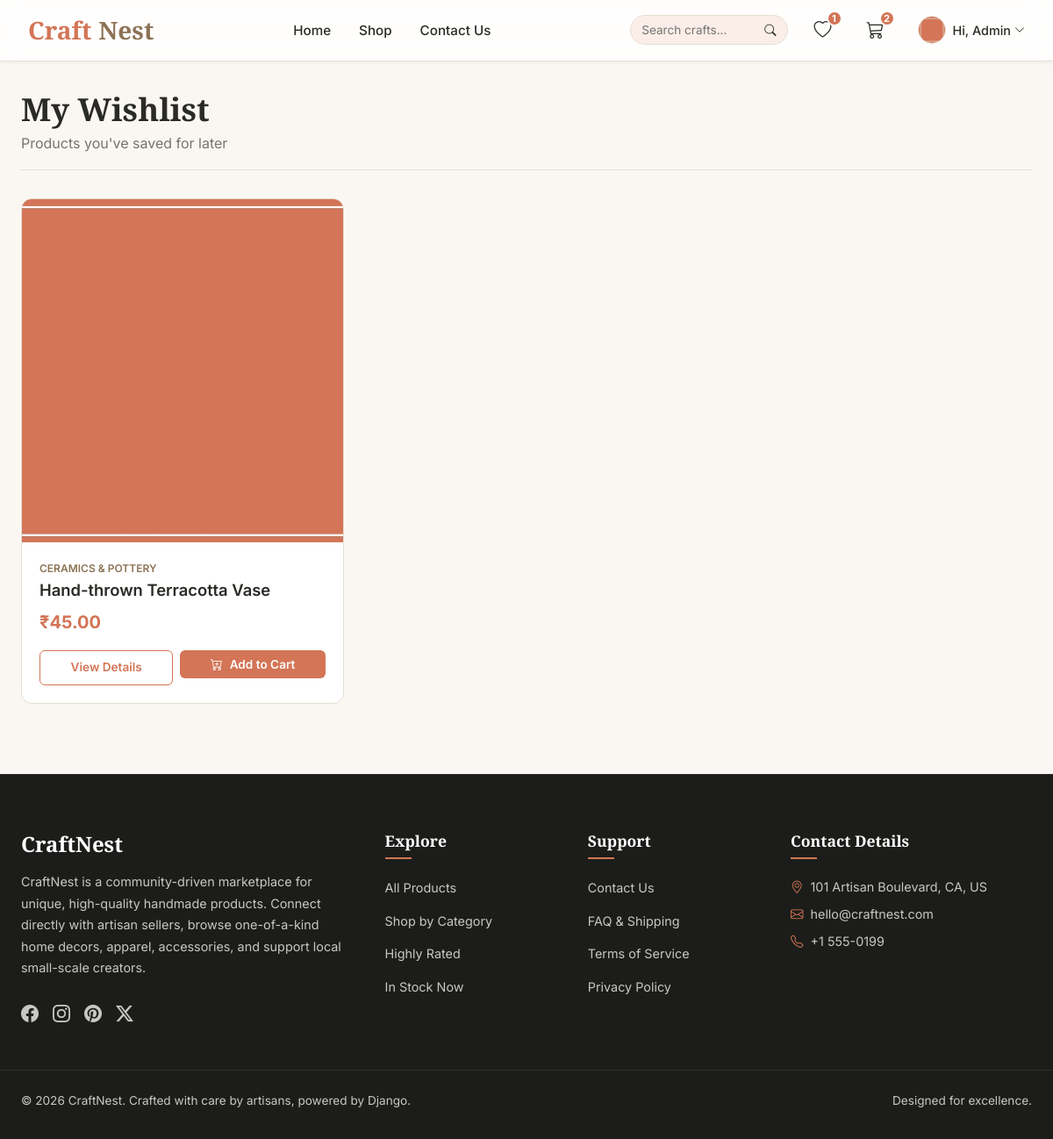
The page /wishlist/ (signed in) on the database its author committed.
### crafts/models.py (models this page shows, shortened)
class User(AbstractUser):
    email = models.EmailField(unique=True)
    profile_image = models.ImageField(upload_to='profile_images/', null=True, blank=True)
    is_seller = models.BooleanField(default=False)

class Wishlist(models.Model):
    user = models.ForeignKey(settings.AUTH_USER_MODEL, on_delete=models.CASCADE, related_name='wishlist_items')
    product = models.ForeignKey(HandmadeProduct, on_delete=models.CASCADE)
    created_at = models.DateTimeField(auto_now_add=True)
    class Meta:
        unique_together = ('user', 'product')

class HandmadeProduct(models.Model):
    user = models.ForeignKey(settings.AUTH_USER_MODEL, on_delete=models.CASCADE, related_name='products')
    category = models.ForeignKey(ProductCategory, on_delete=models.CASCADE, related_name='products')
    product_name = models.CharField(max_length=200)
    description = models.TextField()
    price = models.DecimalField(max_digits=10, decimal_places=2)
    stock = models.IntegerField(default=0)
    material = models.CharField(max_length=100, blank=True, null=True)
    image = models.ImageField(upload_to='product_images/')
    created_at = models.DateTimeField(auto_now_add=True)

class ProductCategory(models.Model):
    category_name = models.CharField(max_length=100, unique=True)
    description = models.TextField(blank=True, null=True)
    image = models.ImageField(upload_to='category_images/', blank=True, null=True)

### crafts/views.py (the view)
# urls.py: path('wishlist/', views.WishlistView.as_view(), name='wishlist'),
class WishlistView(LoginRequiredMixin, CartContextMixin, TemplateView):
    template_name = 'wishlist.html'
    def get_context_data(self, **kwargs):
        context = super().get_context_data(**kwargs)
        context['wishlist_items'] = Wishlist.objects.filter(user=self.request.user)
        return context

### crafts/views.py (called while the page is built)
    def get_context_data(self, **kwargs):
        try:
            context = super().get_context_data(**kwargs)
        except AttributeError:
            context = kwargs
        context['categories_nav'] = ProductCategory.objects.all()
        if hasattr(self, 'request') and self.request and self.request.user.is_authenticated:
            context['cart_count'] = ProductCart.objects.filter(
                user=self.request.user, order_id__isnull=True
            ).count()
            context['wishlist_count'] = Wishlist.objects.filter(
                user=self.request.user
            ).count()
        else:
            context['cart_count'] = 0
            context['wishlist_count'] = 0
        return context

### templates/wishlist.html (shortened to what this page needs)
{% extends 'base.html' %}
{% load static %}
{% block content %}
<div class="container py-4">
    <h1 style="font-size: 2.25rem; margin-bottom: 0.25rem; font-family: var(--font-heading);">My Wishlist</h1>
    <p style="color: var(--text-muted); border-bottom: 1px solid var(--border-color); padding-bottom: 1rem;">Products you've saved for later</p>
    {% if wishlist_items %}
        <div class="wishlist-grid">
            {% for item in wishlist_items %}
                <div class="product-grid-card">
                    <div class="product-img-wrapper">
                        {% if item.product.image %}
                            <img src="{{ item.product.image.url }}" alt="{{ item.product.product_name }}">
                        {% else %}
                            <div style="background-color: #ddd; position: absolute; inset: 0;"></div>
                        {% endif %}
                        <form action="{% url 'wishlist_toggle' item.product.id %}" method="post" style="margin: 0;">
                            <button type="submit" class="wishlist-btn-overlay" style="color: var(--primary-color);" title="Remove from Wishlist">
                            </button>
                        </form>
                    </div>
                    <div class="product-info-wrapper">
                        <span class="product-cat">{{ item.product.category.category_name }}</span>
                        <a href="{% url 'product_detail' item.product.id %}" class="product-title">{{ item.product.product_name }}</a>
                        <span class="product-price">₹{{ item.product.price }}</span>
                        <div class="product-actions">
                            <a href="{% url 'product_detail' item.product.id %}" class="btn btn-secondary btn-sm" style="flex-grow: 1;">View Details</a>
                            {% if item.product.stock > 0 %}
                                <form action="{% url 'cart_add' item.product.id %}" method="post" style="display: inline; margin: 0; flex-grow: 1;">
                                    <button type="submit" class="btn btn-primary btn-sm" style="width: 100%;">
                                        <i class="bi bi-cart-plus"></i> Add to Cart
                                    </button>
                                </form>
                            {% else %}
                                <button class="btn btn-dark btn-sm" style="flex-grow: 1; cursor: not-allowed; opacity: 0.6;" disabled>Out of Stock</button>
                            {% endif %}
                        </div>
                    </div>
                </div>
            {% endfor %}
        </div>
    {% endif %}
</div>
{% endblock %}

### templates/base.html (shortened to what this page needs)
{% load static %}
<!DOCTYPE html>
<html lang="en">
<head>
    <link rel="stylesheet" href="https://cdn.jsdelivr.net/npm/bootstrap-icons@1.11.3/font/bootstrap-icons.min.css">
    <link rel="stylesheet" href="{% static 'css/style.css' %}">
</head>
<body>
    <nav class="navbar">
        <div class="container navbar-container">
            <a href="{% url 'home' %}" class="nav-brand">
                 Craft<span>Nest</span>
            </a>
            <ul class="nav-links">
                <li><a href="{% url 'home' %}" class="{% if request.resolver_match.url_name == 'home' %}active{% endif %}">Home</a></li>
                <li><a href="{% url 'shop' %}" class="{% if request.resolver_match.url_name == 'shop' %}active{% endif %}">Shop</a></li>
                <li><a href="{% url 'contact' %}" class="{% if request.resolver_match.url_name == 'contact' %}active{% endif %}">Contact Us</a></li>
            </ul>
            <div class="nav-actions">
                <form action="{% url 'shop' %}" method="get" style="display: flex; align-items: center; background-color: var(--primary-light); border-radius: var(--radius-full); padding: 0.25rem 0.75rem; border: 1px solid var(--border-color);">
                    <input type="text" name="q" placeholder="Search crafts..." value="{{ q }}" style="border: none; background: transparent; outline: none; font-size: 0.85rem; width: 140px; padding: 0.25rem 0;">
                    <button type="submit" style="background: none; border: none; cursor: pointer; color: var(--text-dark); display: flex; align-items: center;">
                        <i class="bi bi-search"></i>
                    </button>
                </form>
                <a href="{% url 'wishlist' %}" class="nav-action-btn" title="Wishlist" style="z-index: 100; position: relative;">
                    <i class="bi bi-heart"></i>
                    {% if wishlist_count > 0 %}
                        <span class="badge">{{ wishlist_count }}</span>
                    {% endif %}
                </a>
                <a href="{% url 'cart' %}" class="nav-action-btn" title="Shopping Cart" style="z-index: 100; position: relative;">
                    <i class="bi bi-cart3"></i>
                    {% if cart_count > 0 %}
                        <span class="badge">{{ cart_count }}</span>
                    {% endif %}
                </a>
                {% if request.user.is_authenticated %}
                    <div class="user-menu" id="userMenuBtn" onclick="toggleUserDropdown()">
                        {% if request.user.profile_image %}
                            <img src="{{ request.user.profile_image.url }}" alt="{{ request.user.first_name }}" class="avatar">
                        {% else %}
                            <div class="avatar" style="background-color: var(--primary-color); color: white; display: flex; align-items: center; justify-content: center; font-weight: bold; font-size: 0.9rem;">
                                {{ request.user.first_name|slice:":1" }}{{ request.user.last_name|slice:":1" }}
                            </div>
                        {% endif %}
                        <span style="font-size: 0.9rem; font-weight: 500; display: flex; align-items: center; gap: 0.25rem;">
                            Hi, {{ request.user.first_name }}
                            <i class="bi bi-chevron-down" style="font-size: 0.75rem;"></i>
                        </span>
                    </div>
                {% else %}
                    <div style="display: flex; align-items: center; gap: 0.75rem;">
                        <a href="{% url 'login' %}" class="btn btn-secondary btn-sm" style="padding: 0.4rem 1rem;">Log In</a>
                        <a href="{% url 'register' %}" class="btn btn-primary btn-sm" style="padding: 0.4rem 1rem;">Sign Up</a>
                    </div>
                {% endif %}
            </div>
        </div>
    </nav>
    <main>
        {% block content %}{% endblock %}
    </main>
    <footer>
        <div class="container footer-grid">
            <div class="footer-about">
                <h3>CraftNest</h3>
                <p>CraftNest is a community-driven marketplace for unique, high-quality handmade products. Connect directly with artisan sellers, browse one-of-a-kind home decors, apparel, accessories, and support local small-scale creators.</p>
                <div style="display: flex; gap: 1rem; font-size: 1.25rem;">
                    <a href="https://facebook.com" target="_blank" rel="noopener noreferrer" class="footer-social-link" title="Facebook"><i class="bi bi-facebook"></i></a>
                    <a href="https://instagram.com" target="_blank" rel="noopener noreferrer" class="footer-social-link" title="Instagram"><i class="bi bi-instagram"></i></a>
                    <a href="https://pinterest.com" target="_blank" rel="noopener noreferrer" class="footer-social-link" title="Pinterest"><i class="bi bi-pinterest"></i></a>
                    <a href="https://twitter.com" target="_blank" rel="noopener noreferrer" class="footer-social-link" title="Twitter / X"><i class="bi bi-twitter-x"></i></a>
                </div>
            </div>
            <div class="footer-links">
                <h4>Explore</h4>
                <ul>
                    <li><a href="{% url 'shop' %}">All Products</a></li>
                    <li><a href="{% url 'home' %}#categories">Shop by Category</a></li>
                    <li><a href="{% url 'shop' %}?sort=rating">Highly Rated</a></li>
                    <li><a href="{% url 'shop' %}?in_stock=1">In Stock Now</a></li>
                </ul>
            </div>
            <div class="footer-links">
                <h4>Support</h4>
                <ul>
                    <li><a href="{% url 'contact' %}">Contact Us</a></li>
                    <li><a href="{% url 'contact' %}">FAQ & Shipping</a></li>
                    <li><a href="{% url 'contact' %}">Terms of Service</a></li>
                    <li><a href="{% url 'contact' %}">Privacy Policy</a></li>
                </ul>
            </div>
            <div class="footer-links">
                <h4>Contact Details</h4>
                <p style="font-size: 0.9rem; margin-bottom: 0.5rem; display: flex; align-items: center; gap: 0.5rem;">
                    <i class="bi bi-geo-alt" style="color: var(--primary-color);"></i> 101 Artisan Boulevard, CA, US
                </p>
                <p style="font-size: 0.9rem; margin-bottom: 0.5rem; display: flex; align-items: center; gap: 0.5rem;">
                    <i class="bi bi-envelope" style="color: var(--primary-color);"></i>
                    <a href="mailto:hello@craftnest.com" class="footer-contact-link">hello@craftnest.com</a>
                </p>
                <p style="font-size: 0.9rem; display: flex; align-items: center; gap: 0.5rem;">
                    <i class="bi bi-telephone" style="color: var(--primary-color);"></i>
                    <a href="tel:+15550199" class="footer-contact-link">+1 555-0199</a>
                </p>
            </div>
        </div>
        <div class="container footer-bottom">
            <p>&copy; 2026 CraftNest. Crafted with care by artisans, powered by Django.</p>
            <p>Designed for excellence.</p>
        </div>
    </footer>
</body>
</html>

### templates/wishlist.html (style rules this page uses)
.wishlist-grid { display: grid; grid-template-columns: repeat(auto-fill, minmax(280px, 1fr)); gap: 1.5rem; margin-top: 2rem; }
.product-grid-card { background-color: white; border: 1px solid var(--border-color); border-radius: var(--radius-md); overflow: hidden; transition: var(--transition); position: relative; display: flex; flex-direction: column; }
.product-img-wrapper { position: relative; padding-top: 100%; overflow: hidden; background-color: #f5f5f5; }
.product-img-wrapper img { position: absolute; top: 0; left: 0; width: 100%; height: 100%; object-fit: cover; transition: var(--transition); }
.product-info-wrapper { padding: 1.25rem; display: flex; flex-direction: column; flex-grow: 1; }
.product-cat { font-size: 0.75rem; text-transform: uppercase; color: var(--secondary-color); font-weight: 600; margin-bottom: 0.25rem; }
.product-title { font-size: 1.15rem; font-weight: 600; margin-bottom: 0.5rem; line-height: 1.3; display: -webkit-box; -webkit-line-clamp: 1; -webkit-box-orient: vertical; overflow: hidden; }
.product-price { font-size: 1.25rem; color: var(--primary-color); font-weight: 700; margin-bottom: 1rem; margin-top: auto; }
.product-actions { display: flex; gap: 0.5rem; margin-top: auto; }

### rows shown on the page
User: user.profile_image (picture), user.first_name "Admin"
Wishlist: product.image (picture), product.category.category_name "CERAMICS & POTTERY", product.product_name "Hand-thrown Terracotta Vase", product.price "45.00", shows "Add to Cart"

### other values the page prints
{{ wishlist_count }} "1"
{{ cart_count }} "2"
